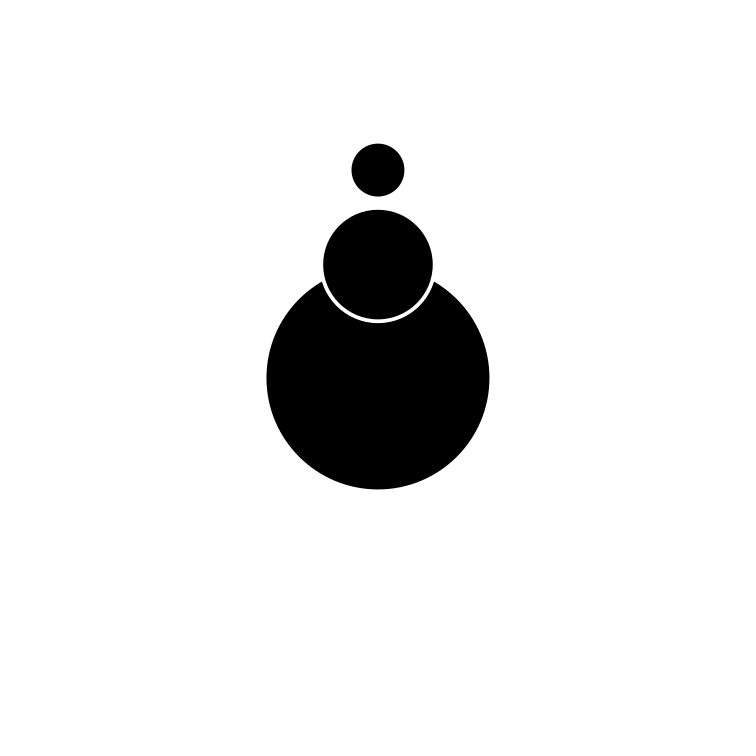

This figure's Python source:
import svgwrite
from svgwrite import mm

page_width = 200 * mm
page_height = 200 * mm


def main():
    drawing = svgwrite.Drawing(filename='tower.svg', size=(page_width, page_height))

    drawing.add(drawing.circle(
        (100 * mm, 100 * mm),
        r=30 * mm,
        stroke=svgwrite.rgb(255, 255, 255, '%'),
        stroke_width=1 * mm))
    drawing.add(drawing.circle(
        (100 * mm, 70 * mm),
        r=15 * mm,
        stroke=svgwrite.rgb(255, 255, 255, '%'),
        stroke_width=1 * mm))
    drawing.add(drawing.circle(
        (100 * mm, 45 * mm),
        r=7.5 * mm,
        stroke=svgwrite.rgb(255, 255, 255, '%'),
        stroke_width=1*mm))
    drawing.save()


if __name__ == "__main__":
    main()
